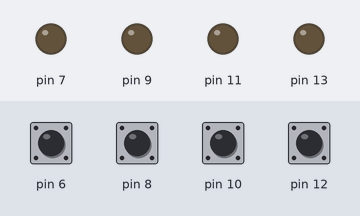
Simulated run of this sketch. Board: Arduino Uno, built with avr-gcc and run on an emulated ATmega328P. On the bench: output pins drawn as LEDs (lit = HIGH). Inputs (shaded band) come from the test bench; at power-on: pin 6, pin 8, pin 10, pin 12 HIGH.

Above: at 8.8 s.
8.9 s: pin 10 pulled LOW for 3 s
At 11.1 s:
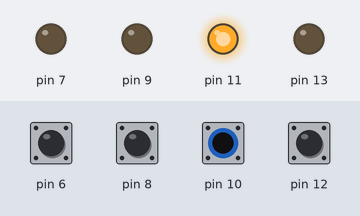
15.5 s: pin 6 pulled LOW for 3 s
At 16.9 s:
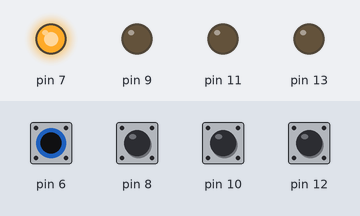
21.5 s: pin 8 pulled LOW for 3 s
At 25.4 s:
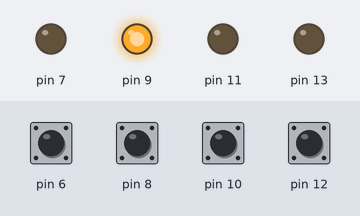
31.5 s: pin 12 pulled LOW for 3 s
At 35.4 s:
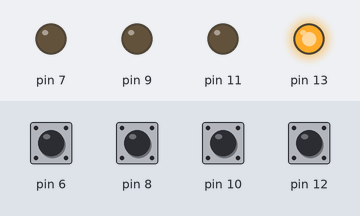
37.5 s: pin 6 driven LOW and pin 8 driven LOW and pin 10 driven LOW and pin 12 driven LOW
At 41.1 s:
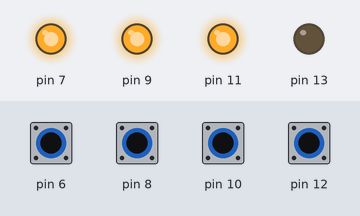
43.5 s: pin 6 driven HIGH
At 45.4 s:
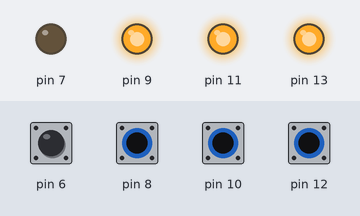
Timing chart, 0 to 46.9 s (numbered marks = the images above; inputs shaded):
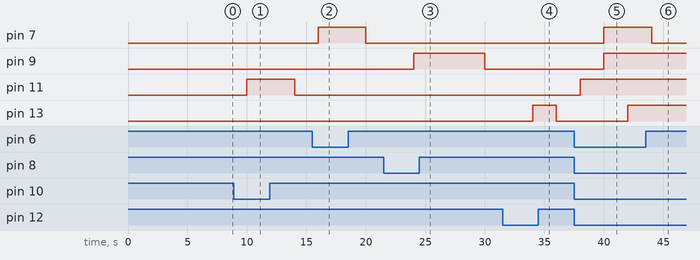

Measured:
- after the input at 8.9 s, pin 11: LOW → HIGH after 1.1 s, → LOW 4.0 s later
- after the input at 15.5 s, pin 7: LOW → HIGH after 0.50 s, → LOW 4.0 s later
- after the input at 21.5 s, pin 9: LOW → HIGH after 2.5 s, → LOW 6.0 s later
- after the input at 31.5 s, pin 13: LOW → HIGH after 2.5 s, → LOW 2.0 s later
- after the input at 37.5 s, pin 7, pin 9: LOW → HIGH after 2.5 s; pin 11: LOW → HIGH after 0.50 s; pin 13: LOW → HIGH after 4.5 s
- after the input at 43.5 s, pin 7: HIGH → LOW after 0.50 s

The sketch:

main.ino
```cpp
#include "Led.h"
#include "Puls.h"
#include <Arduino.h>

LED ledRed(13);
LED ledYellow(11);
LED ledGreen(9);
LED ledBlue(7);
Pulsante pulsRed(12);
Pulsante pulsYellow(10);
Pulsante pulsGreen(8);
Pulsante pulsBlue(6);

void setup() {
 /* if(pulsBlue.premi())
  {
    ledBlue.test(1);
  }
  */

}

void loop()
{

  if (pulsBlue.premi())
  {
    ledBlue.accendi();
  }
  else
  {
    ledBlue.spegni();
  }
  if (pulsGreen.premi())
  {
    ledGreen.accendi(2000);
  }
  else
  {
    ledGreen.spegni();
  }
  if (pulsRed.premi())
  {
    ledRed.accendi();
  }
  else
  {
    ledRed.spegni(2000);
  }
  if (pulsYellow.premi())
  {
    ledYellow.accendi(2000);
  }
  else
  {
    ledYellow.spegni(2000);
  }

}
```

Led.h
```cpp
#ifndef LED_H
#define LED_H

class LED
{
  private:
    int pin;

  public:
    LED(int piedino);

    void accendi();
    void accendi(int durata);

    void spegni();
    void spegni(int ritardo);

    void lampeggio(int nrLampeggi, int durata);

    void test(int numeroTest);

};
#endif
```

Puls.cpp
```cpp
#include "Puls.h"
#include <Arduino.h>

    Pulsante::Pulsante(int piedino)
    {
      pin = piedino;
      pinMode(pin, INPUT_PULLUP);
    }

    bool Pulsante::premi()
    {
      return digitalRead(pin) == LOW;
    }
```

Puls.h
```cpp
#ifndef PULS_H
#define PULS_H

class Pulsante
{
  private:
    int pin;

  public:
    Pulsante(int piedino);

    bool premi();

};
#endif
```

led.cpp
```cpp
#include "Led.h"
#include <Arduino.h>

    LED::LED(int piedino)
    {
      pin = piedino;
      pinMode(pin, OUTPUT);
    }

    void LED::accendi()
    {
      digitalWrite(pin, HIGH);
    }

    void LED::accendi(int durata)
    {
      digitalWrite(pin, HIGH);
      delay(durata);
    }

    void LED::spegni()
    {
      digitalWrite(pin, LOW);
    }

    void LED::spegni(int ritardo)
    {
      digitalWrite(pin, LOW);
      delay(ritardo);
    }

    void LED::lampeggio(int nrLampeggi, int durata) {
      for(int i=0; i<nrLampeggi; i++) {
        accendi(durata);
        delay(500);
        spegni();
        delay(500);
      }
    }

    void LED::test(int numeroTest) {
      accendi();  // Accendi il LED
      delay(3000);
      spegni();   // Spegni il LED
      delay(3000);
      lampeggio(5, 500);
    }
```
